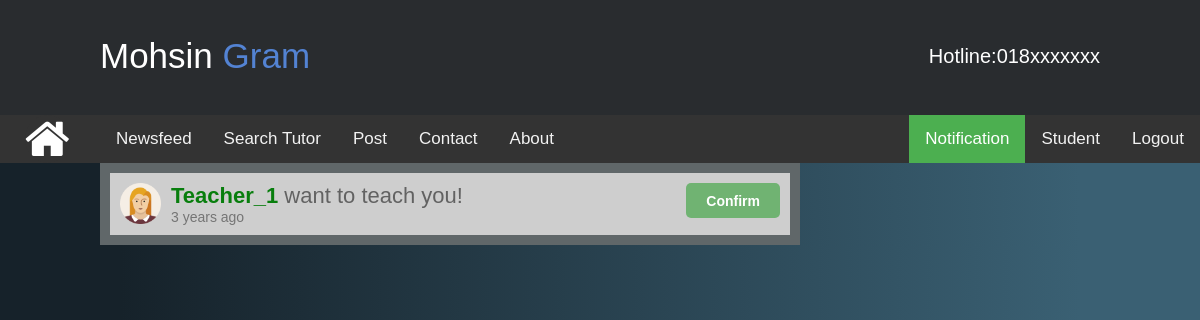
Page /notification.php (signed in) on the committed database.
### tables this page shows
CREATE TABLE IF NOT EXISTS `user` (
  `id` int(11) NOT NULL AUTO_INCREMENT,
  `fullname` varchar(150) NOT NULL,
  `gender` varchar(6) NOT NULL,
  `email` varchar(40) NOT NULL,
  `phone` varchar(15) NOT NULL,
  `address` varchar(200) NOT NULL DEFAULT '',
  `pass` varchar(50) NOT NULL,
  `confirmcode` varchar(7) NOT NULL,
  `activation` varchar(3) NOT NULL DEFAULT '',
  `type` varchar(10) NOT NULL,
  `user_pic` text,
  `last_logout` timestamp NOT NULL DEFAULT CURRENT_TIMESTAMP ON UPDATE CURRENT_TIMESTAMP,
  `online` varchar(5) NOT NULL DEFAULT 'no',
  PRIMARY KEY (`id`)
);

CREATE TABLE IF NOT EXISTS `applied_post` (
  `id` int(11) NOT NULL AUTO_INCREMENT,
  `post_id` int(11) NOT NULL,
  `post_by` int(11) NOT NULL,
  `applied_by` int(11) NOT NULL,
  `applied_to` int(11) NOT NULL,
  `applied_time` timestamp NOT NULL DEFAULT CURRENT_TIMESTAMP,
  `student_ck` varchar(3) NOT NULL DEFAULT 'no',
  `tutor_ck` varchar(3) NOT NULL DEFAULT 'no',
  `tutor_cf` tinyint(4) NOT NULL DEFAULT '0',
  `tution_cf` int(11) NOT NULL DEFAULT '0',
  PRIMARY KEY (`id`)
);

### inc/timeago.php (called while the page is built, shortened)
<?php
class timeago
{
    function time_ago($timestamp){
    $time_ago        = strtotime($timestamp);
    $current_time    = time();
    $time_difference = $current_time - $time_ago;
    $seconds         = $time_difference;
    $minutes = round($seconds / 60);
    $hours   = round($seconds / 3600);
    $days    = round($seconds / 86400);
    $weeks   = round($seconds / 604800);
    $months  = round($seconds / 2629440);
    $years   = round($seconds / 31553280);
    if ($seconds <= 60){
      return "Just Now";
    } else if ($minutes <= 60){
      if ($minutes == 1){
        return "1 min ago";
      } else {
        return "$minutes mins ago";
      }
    } else if ($hours <= 24){
      if ($hours == 1){
        return "1 hr ago";
      } else {
        return "$hours hrs ago";
      }
    } else if ($days <= 7){
      if ($days == 1){
        return "yesterday";
      } else {
        return "$days days ago";
      }
    } else if ($weeks <= 4.3){
      if ($weeks == 1){
        return "1 week ago";
      } else {
        return "$weeks weeks ago";
      }
    } else if ($months <= 12){
      if ($months == 1){
        return "1 month ago";
      } else {
        return "$months months ago";
      }
    } else {
      if ($years == 1){
        return "1 year ago";
      } else {
        return "$years years ago";
      }
    }
  }
}
?>

### notification.php (the view, shortened to what this page needs)
<?php
 include ( "inc/connection.inc.php" );
if (!isset($_SESSION['user_login'])) {
	$user = "";
	$utype_db = "";
}
else {
	$user = $_SESSION['user_login'];
	$result = $con->query("SELECT * FROM user WHERE id='$user'");
		$get_user_name = $result->fetch_assoc();
			$uname_db = $get_user_name['fullname'];
			$utype_db = $get_user_name['type'];
}
include_once("inc/timeago.php");
$time = new timeago();
?>
<!DOCTYPE html>
<html>
<head>
	<link rel="stylesheet" type="text/css" href="css/style.css">
	<link href="css/footer.css" rel="stylesheet" type="text/css" media="all" />
	<link rel="stylesheet" type="text/css" href="css/homemenu.css">
    <link rel="stylesheet" href="https://maxcdn.bootstrapcdn.com/font-awesome/4.3.0/css/font-awesome.min.css">
</head>
<body class="body1">
<div>
	<div>
		<header class="header">
			<div class="header-cont">
				<?php
					include 'inc/banner.inc.php';
				?>
			</div>
		</header>
		</div>
		<div class="topnav">
			<div class="parent2">
		  <div class="test1 bimage1"><a href=""><img src="image/tech.png" title="IT Solution" style="border-radius: 50%;" width="42" height="42"></a></div>
		  <div class="test2"><a href="#"><img src="image/eventmgt.png" title="Event Management" width="42" height="42" style="border-radius: 50%;"></a></div>
		  <div class="test3"><a href="#"><img src="image/photography.png" title="Photography" width="42" height="42" style="border-radius: 50%;"></a></div>
		  <div class="test4"><a href="#"><img src="image/teaching.png" title="Tution" style="border-radius: 50%;" width="42" height="42"></a></div>
		  <div class="mask2"><i class="fa fa-home fa-3x"></i></div>
		</div>
			<a class="navlink" href="index.php" style="margin: 0px 0px 0px 100px;">Newsfeed</a>
			<a class="navlink" href="search.php">Search Tutor</a>
			<?php
			if($utype_db == "teacher")
				{
				}else {
					echo '<a class="navlink" href="postform.php">Post</a>';
				}
			 ?>
			<a class="navlink" href="#contact">Contact</a>
			<a class="navlink" href="#about">About</a>
			<div style="float: right;" >
				<table>
					<tr>
						<?php
							if($user != ""){
								if($utype_db == 'teacher'){
									$resultnoti = $con->query("SELECT * FROM applied_post WHERE (applied_by='$user' AND tution_cf='1' AND tutor_ck='no') OR (applied_to='$user' AND tutor_ck='no')" );
								}else{
									$resultnoti = $con->query("SELECT * FROM applied_post WHERE post_by='$user' AND student_ck='no'");
								}
								$resultnoti_cnt = $resultnoti->num_rows;
								if($resultnoti_cnt == 0){
									$resultnoti_cnt = "";
								}else{
									$resultnoti_cnt = '('.$resultnoti_cnt.')';
								}
								echo '<td>
							<a class="active navlink" href="notification.php">Notification'.$resultnoti_cnt.'</a>
						</td>
								<td>
							<a class="navlink" href="profile.php?uid='.$user.'">'.$uname_db.'</a>
						</td>
						<td>
							<a class="navlink" href="logout.php">Logout</a>
						</td>';
							}
						?>
					</tr>
				</table>
			</div>
		</div>
	</div>
	<div class="nbody" style="margin: 0px 100px; overflow: hidden;">
		<div class="nfeedleft">
				<?php
					if($utype_db == 'teacher'){
						$query = $con->query("SELECT * FROM applied_post WHERE (applied_by='$user' AND tution_cf='1') OR (applied_to='$user') ORDER BY id DESC");
						$nmrow = $query->num_rows;
						if($nmrow == 0){
							echo '
								<div class="nfbody">
								<div class="p_head">
								<div class="p_nmdate">
									<h5>No Notification Found!</h5>
								</div>
							</div>
						</div>';
						}else{
						while ($row = $query->fetch_assoc()) {
							$post_id = $row['post_id'];
							$applied_by_id = $row['applied_by'];
							$post_by_id = $row['post_by'];
							$deadline = $row['applied_time'];
							$tution_confirm = $row['tution_cf'];
							if($post_by_id == 0) $post_by_id = $applied_by_id;
							$query1 = $con->query("SELECT * FROM user WHERE id='$post_by_id'");
							$user_fname = $query1->fetch_assoc();
							$uname_db = $user_fname['fullname'];
							$pro_pic_db = $user_fname['user_pic'];
							$ugender_db = $user_fname['gender'];
							if($post_id == ""){
								$notimsg = "applied on your tution! ";
							}else{
								$notimsg = "Choose you as tutor! ";
							}
							if($pro_pic_db == ""){
									if($ugender_db == "male"){
									$pro_pic_db = "malepic.png";
								}else if($ugender_db == "female"){
									$pro_pic_db = "femalepic.png";
								}
							}else {
								if (file_exists("image/profilepic/".$pro_pic_db)){
								}else{
										if($ugender_db == "male"){
										$pro_pic_db = "malepic.png";
									}else if($ugender_db == "female"){
										$pro_pic_db = "femalepic.png";
									}
								}
							}
							echo '
								<div class="nfbody">
								<div class="p_head">
								<div style="float: right;">';
												echo '<form action="aboutme.php?uid='.$post_by_id.'" method="post">
										<input type="submit" class="sub_button"  style="margin: 0px;" name="" value="View Contact" />
									</form>';
								echo '</div>
								<div>
									<img src="image/profilepic/'.$pro_pic_db.'" width="41px" height="41px">
								</div>
								<div class="p_nmdate">
									<h4><a href="aboutme.php?uid='.$post_by_id.'" style="color: #087E0D;">'.$uname_db.'</a> <span style="color: #626262; font-weight: 100;">'.$notimsg.'</span></h4>
									<h5 style="color: #757575;"><a class="c_ptime" >'.$time->time_ago($deadline).'</a></h5>
								</div>
							</div>
						</div>';
						}
						}
					}elseif($utype_db == 'student'){
						$query = $con->query("SELECT * FROM applied_post WHERE post_by='$user' ORDER BY id DESC");
						while ($row = $query->fetch_assoc()) {
							$post_id = $row['post_id'];
							$applied_by_id = $row['applied_by'];
							$deadline = $row['applied_time'];
							$tution_confirm = $row['tution_cf'];
							$query1 = $con->query("SELECT * FROM user WHERE id='$applied_by_id'");
							$user_fname = $query1->fetch_assoc();
							$uname_db = $user_fname['fullname'];
							$pro_pic_db = $user_fname['user_pic'];
							$ugender_db = $user_fname['gender'];
							if($post_id == ""){
								$notimsg = "applied on your tution ";
							}else{
								$notimsg = "want to teach you! ";
							}
							if($pro_pic_db == ""){
									if($ugender_db == "male"){
									$pro_pic_db = "malepic.png";
								}else if($ugender_db == "female"){
									$pro_pic_db = "femalepic.png";
								}
							}
							echo '
								<div class="nfbody">
								<div class="p_head">
								<div style="float: right;">';
												if($tution_confirm == "1"){
													echo '
												<input type="button" class="sub_button" style="margin: 0px; background-color: #a76d6d; cursor: default;" name="" value="Already Confirm" />';
												}else{
												echo '<form action="approvetutor.php?app_tut='.$post_id.'" method="post">
										<input type="submit" class="sub_button"  style="margin: 0px;" name="" value="Confirm" />
									</form>';
										}
								echo '</div>
								<div>
									<img src="image/profilepic/'.$pro_pic_db.'" width="41px" height="41px">
								</div>
								<div class="p_nmdate">
									<h4><a href="aboutme.php?uid='.$applied_by_id.'" style="color: #087E0D;">'.$uname_db.'</a> <span style="color: #626262; font-weight: 100;">'.$notimsg.'</span></h4>
									<h5 style="color: #757575;"><a class="c_ptime" href="viewpost.php?pid='.$post_id.'">'.$time->time_ago($deadline).'</a></h5>
								</div>
							</div>
						</div>';
						}
					}
				?>
		</div>
	</div>
</body>
</html>

### css/style.css (style rules this page uses)
body { width: 100%; margin: 0 auto; background-color: #ddd; font-size: 14px; }
header { background-color: #00695C; height: 101px; }
.body1 { margin: 0 auto; font-family: Verdana, Geneva, sans-serif; }
.header { background-color:#292c2f; box-shadow:0 1px 1px #ccc; padding: 4px 100px; color: #ffffff; box-sizing: border-box; top:100px; -webkit-transition:top 0.3s; transition:top 0.3s; text-align: center; margin: 0 auto; height: 115px; top: 0; left: 0; z-index: 1; }
.topnav { overflow: hidden; background-color: #333; }
.topnav .navlink { float: left; display: block; color: #f2f2f2; text-align: center; padding: 14px 16px; text-decoration: none; font-size: 17px; }
.topnav .navlink.active { background-color: #4CAF50; color: white; }
.nfeedleft { float: left; width: 700px; background-color: #606769; }
.nfbody { background-color: #cecece; margin: 10px; padding: 10px; }
.p_head img { float: left; }
.p_nmdate { overflow: hidden; padding: 0 10px; font-weight: bold; font-size: 22px; }
.p_nmdate h4 { color: #087E0D; font-family: "Trebuchet MS", Helvetica, sans-serif; }
.p_nmdate h5 { font-size: 14px; font-weight: normal; }
.c_ptime { text-decoration: none; color: #757575; }
.sub_button { font-size: 14px; font-weight: 600; color: white; padding: 6px 20px; display: inline-block; float: right; text-decoration: none; height: 35px; -webkit-border-radius: 5px; -moz-border-radius: 5px; border-radius: 5px; background-color: #70b372; transition: all 0.1s linear 0s; top: 0px; position: relative; border: none; cursor: pointer; }

### css/footer.css (style rules this page uses)
html,body,div,span,applet,object,iframe,h1,h2,h3,h4,h5,h6,p,blockquote,pre,a,abbr,acronym,address,big,cite,code,del,dfn,em,img,ins,kbd,q,s,samp,small,strike,strong,sub,sup,tt,var,b,u,i,dl,dt,dd,ol,nav ul,nav li,fieldset,form,label,legend,table,caption,tbody,tfoot,thead,tr,th,td,article,aside,canvas,details,embed,figure,figcaption,footer,header,hgroup,menu,nav,output,ruby,section,summary,time,mark,audio,video { margin:0;padding:0;border:0;font-size:100%;font:inherit;vertical-align:baseline; }
article, aside, details, figcaption, figure,footer, header, hgroup, menu, nav, section { display: block; }
table { border-collapse:collapse;border-spacing:0; }
a { text-decoration:none; }

### css/homemenu.css (style rules this page uses)
body { background: -webkit-linear-gradient(90deg, #16222A 10%, #3A6073 90%); background: -moz-linear-gradient(90deg, #16222A 10%, #3A6073 90%); background: -ms-linear-gradient(90deg, #16222A 10%, #3A6073 90%); background: -o-linear-gradient(90deg, #16222A 10%, #3A6073 90%); background: linear-gradient(90deg, #16222A 10%, #3A6073 90%); }
.parent2 { position:absolute; display:block; width:50px; height:50px; background-color:transparent; border-radius:50%; z-index:20; }
.test1 { width:42px; height:42px; background-color:#333; border-radius:50%; position:absolute; color:white; text-align:center; line-height:50px; z-index:19;; left: 27px; top: 2px; transition: all 500ms cubic-bezier(0.680, -0.550, 0.265, 1.550); position:absolute; }
.test2 { width:42px; height:42px; left: 27px; top: 2px; background-color:#333; border-radius:50%; position:absolute; color:white; text-align:center; line-height:50px; z-index:19; transition: all 500ms cubic-bezier(0.680, -0.550, 0.265, 1.550) .2s; }
.test3 { width:42px; height:42px; background-color:#333; border-radius:50%; position:absolute; color:white; text-align:center; line-height:50px; left: 27px; top: 2px; transition: all 500ms cubic-bezier(0.680, -0.550, 0.265, 1.550) .4s; }
.test4 { width:42px; height:42px; background-color:#333; border-radius:50%; position:absolute; color:white; text-align:center; line-height:50px; left: 27px; top: 2px; transition: all 500ms cubic-bezier(0.680, -0.550, 0.265, 1.550) .6s; }
.mask2 { background:#333; border-radius:50%; position:absolute; z-index:21; color:white; text-align:center; cursor:pointer; left: 25px; }
.bimage1 { background-image: url("../image/insta-logo.png"); }

### rows in the picture
user: fullname "Student"
applied_post: user.gender (picture), user.fullname "Teacher_1", post "want to teach you!", applied_time "3 years ago"
